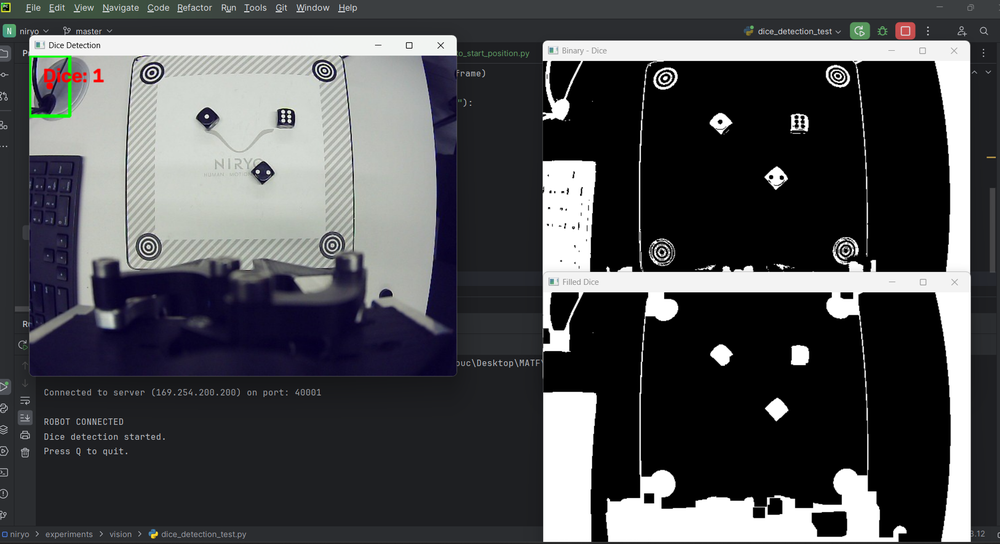
#> input picture experiments/extra/ahoj.png, 1000 x 544 px, shrunk from 1872 x 1018 before the run; its folder holds only this picture in this run
$ python -i dice_object_detection.py   (imports and definitions only)
#> lines starting #> are read from the running program, lines starting #| are printed output that depends on the picture; after the words box and inside, x2 and y2 are one past the last pixel; in counts of white or black regions, pixels touching at a corner belong together
#> further down, picture is the input picture: shape (544, 1000, 3); mean B, G, R 78.5, 75.9, 75.1

from pyniryo import NiryoRobot
import numpy as np
import cv2

ROBOT_IP = "169.254.200.200"

# Normalized ROI: left, top, right, bottom
ROI = (0.33, 0.10, 0.68, 0.58)

MIN_AREA = 150
MAX_DIE_SIZE = 150
MIN_ASPECT_RATIO = 0.65

WARP_SIZE = 256
CLOSE_KERNEL_SIZE = 7
OPEN_KERNEL_SIZE = 3


# [53 lines left out: functions order_corners, rectify_die, not called in this run]


def detect_dice(frame):
    height, width = frame.shape[:2]
#> height = 544; width = 1000

    x0 = int(width * ROI[0])
#> x0 = 330
    y0 = int(height * ROI[1])
#> y0 = 54
    x1 = int(width * ROI[2])
#> x1 = 680
    y1 = int(height * ROI[3])
#> y1 = 315

    roi = frame[y0:y1, x0:x1]
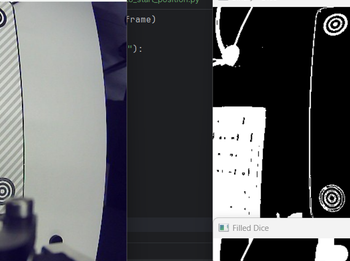
#> roi: shape (261, 350, 3); mean B, G, R 91.7, 89.3, 88.5

    gray = cv2.cvtColor(roi, cv2.COLOR_BGR2GRAY)
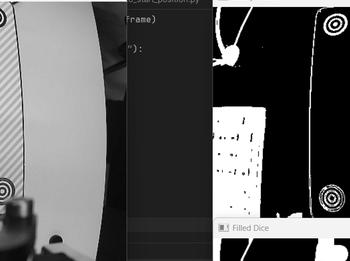
#> gray: shape (261, 350); min 0, max 255, mean 89.3

    # Binarize the ROI using Otsu thresholding
    _, binary = cv2.threshold(
        gray,
        0,
        255,
        cv2.THRESH_BINARY_INV + cv2.THRESH_OTSU
    )
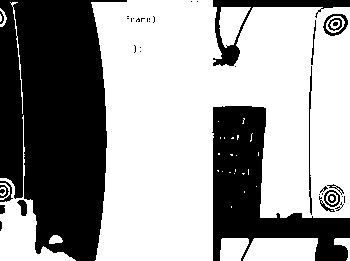
#> binary: shape (261, 350); 61.2% white; 41 black regions (24 under 20 px), largest, box (x1, y1, x2, y2) and area: (0, 0, 127, 261) 23448, (212, 106, 350, 261) 9149, (213, 0, 350, 66) 1635

    open_kernel = np.ones(
        (OPEN_KERNEL_SIZE, OPEN_KERNEL_SIZE),
        np.uint8
    )

    close_kernel = np.ones(
        (CLOSE_KERNEL_SIZE, CLOSE_KERNEL_SIZE),
        np.uint8
    )

    # Remove small noise
    binary = cv2.morphologyEx(
        binary,
        cv2.MORPH_OPEN,
        open_kernel
    )
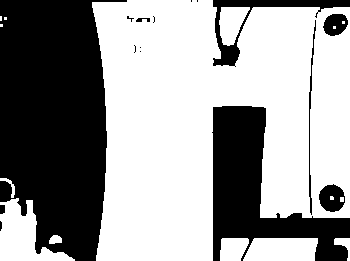
#> binary: shape (261, 350); 60.2% white; 16 black regions (8 under 20 px), largest, box (x1, y1, x2, y2) and area: (0, 0, 127, 261) 24126, (212, 106, 350, 261) 9231, (213, 0, 350, 67) 1664

    # Fill small holes and gaps
    binary_filled = cv2.morphologyEx(
        binary,
        cv2.MORPH_CLOSE,
        close_kernel
    )
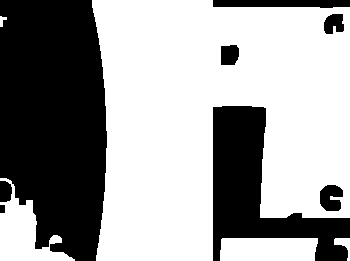
#> binary_filled: shape (261, 350); 61.5% white; 8 black regions

    contours, _ = cv2.findContours(
        binary_filled,
        cv2.RETR_EXTERNAL,
        cv2.CHAIN_APPROX_SIMPLE
    )
#> contours = 5 contours; box (x1, y1, x2, y2) and area: (92, 0, 350, 261) 51610, (0, 178, 75, 261) 2437, (220, 238, 318, 261) 2084, (334, 238, 350, 261) 124, (0, 16, 7, 27) 28

    detections = []

    for contour in contours:
        area = cv2.contourArea(contour)

        if area < MIN_AREA:
            continue

        rect = cv2.minAreaRect(contour)
        (cx, cy), (rw, rh), angle = rect

        if rw <= 0 or rh <= 0:
            continue

        short_side = min(rw, rh)
        long_side = max(rw, rh)

        if long_side > MAX_DIE_SIZE:
            continue

        if short_side / long_side < MIN_ASPECT_RATIO:
            continue

        hull = cv2.convexHull(contour)
        hull_area = cv2.contourArea(hull)

        if hull_area == 0:
            continue

        if area / hull_area < 0.80:
            continue

        # Convert contour coordinates from ROI to full image
        global_contour = contour.copy()
        global_contour[:, 0, 0] += x0
        global_contour[:, 0, 1] += y0

        center = (
            int(round(cx + x0)),
            int(round(cy + y0))
        )

        box = cv2.boxPoints(rect)
        box[:, 0] += x0
        box[:, 1] += y0
        box = np.int32(np.round(box))

        # Rectify the die, then binarize the rectified image
        warped, warped_binary, _, _, threshold_value = rectify_die(
            frame,
            global_contour
        )

        detections.append({
            "center": center,
            "angle": angle,
            "area": area,
            "size": (rw, rh),
            "contour": global_contour,
            "box": box,
            "warped": warped,
            "warped_binary": warped_binary,
            "warp_threshold": threshold_value
        })
#> this loop made 5 passes
#> area on passes 1, 4: 123.5, 28
#> (area, rect, cx, cy, rw, rh, short_side, long_side) on passes 2, 5: (2083.5, ((268.5, 249), (22, 97), -90), 268.5, 249, 22, 97, 22, 97), (51610, ((220.5, 130), (260, 257), -90), 220.5, 130, 260, 257, 257, 260)
#> after the loop, detections = []

    detections.sort(
        key=lambda die: (
            die["center"][1],
            die["center"][0]
        )
    )

    return detections, binary, binary_filled, (x0, y0, x1, y1)


# [140 lines left out: functions draw_detections, main, not called in this run]


# [2 lines not run here, left out]

>>> import cv2
>>> picture = cv2.imread('../extra/ahoj.png')
>>> result = detect_dice(picture)
